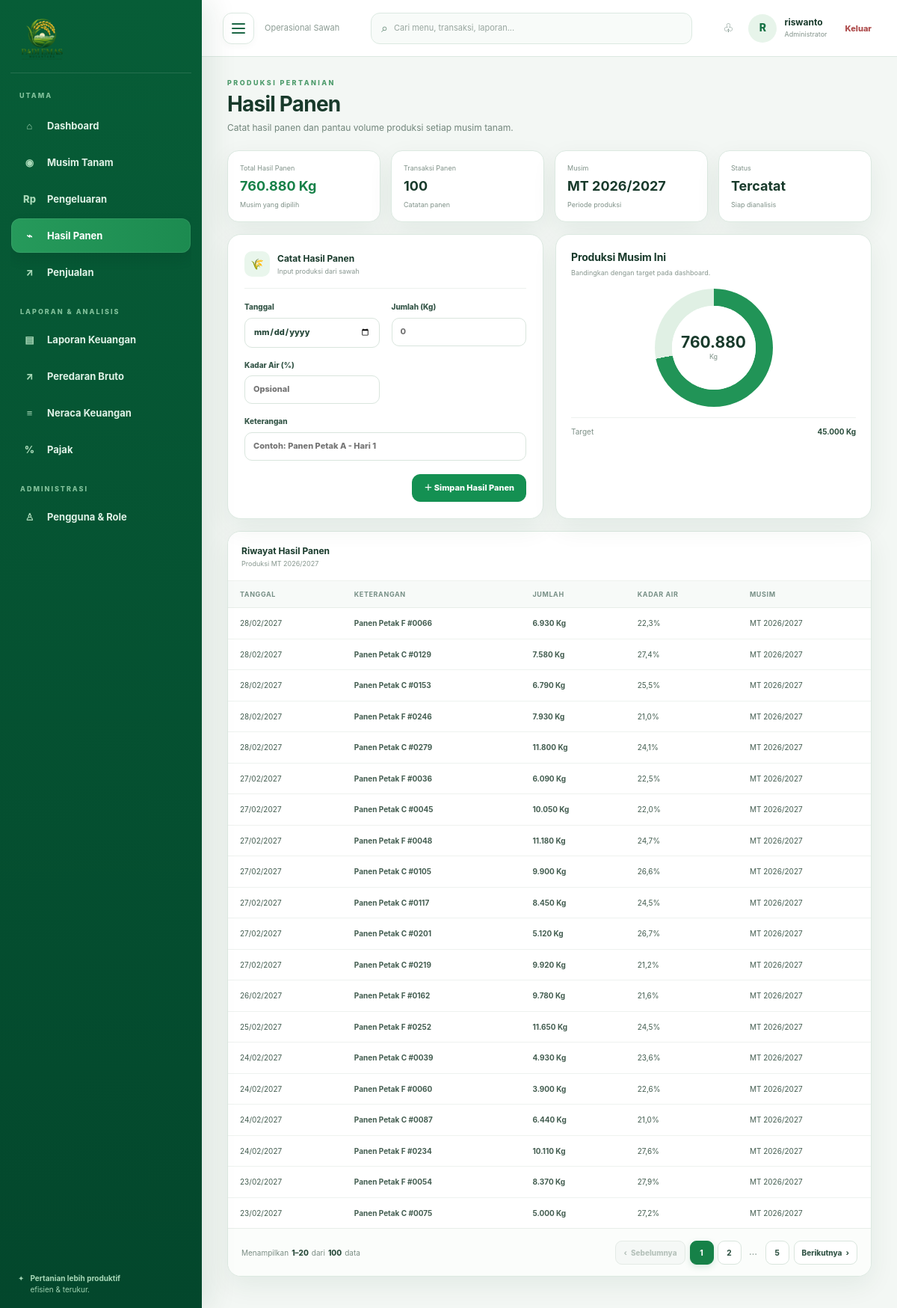
Screenshot of /panen/ (signed in) with the database file from the repository.
### core/models.py (models this page shows, shortened)
class PlantingSeason(models.Model):
    STATUS_CHOICES = [('DRAFT', 'Draft'), ('AKTIF', 'Aktif'), ('SELESAI', 'Selesai')]
    name = models.CharField(max_length=100, unique=True)
    start_date = models.DateField()
    end_date = models.DateField(null=True, blank=True)
    area_ha = models.DecimalField(max_digits=10, decimal_places=2, default=0)
    target_harvest_kg = models.DecimalField(max_digits=12, decimal_places=2, default=0)
    status = models.CharField(max_length=10, choices=STATUS_CHOICES, default='DRAFT')
    notes = models.TextField(blank=True)
    created_at = models.DateTimeField(auto_now_add=True)
    class Meta:
        ordering = ['-start_date']

### harvest/models.py (models this page shows)
class Harvest(models.Model):
    season = models.ForeignKey(PlantingSeason, on_delete=models.PROTECT, related_name="harvest_harvests", null=True, blank=True)
    date=models.DateField()
    description=models.CharField(max_length=255)
    quantity_kg=models.DecimalField(max_digits=12,decimal_places=2)
    moisture=models.DecimalField(max_digits=5,decimal_places=2,null=True,blank=True)
    class Meta: ordering=['-date']

### harvest/views.py (the view, shortened to what this page needs)
# urls.py: urlpatterns=[path('',harvest_list,name='harvest_list')]
@login_required
def harvest_list(request):
    seasons=PlantingSeason.objects.all(); sid=request.GET.get('season') or request.POST.get('season'); season=seasons.filter(pk=sid).first() if sid else seasons.filter(status='AKTIF').first(); qs=Harvest.objects.select_related('season').all(); qs=qs.filter(season=season) if season else qs
    total = qs.aggregate(v=Sum('quantity_kg'))['v'] or 0
    harvest_count = qs.count()
    paginator = Paginator(qs, 20)
    page_obj = paginator.get_page(request.GET.get('page'))
    page_numbers = paginator.get_elided_page_range(page_obj.number, on_each_side=1, on_ends=1)
    return render(request,'harvest/harvest_list.html',{'harvests':page_obj,'page_obj':page_obj,'page_numbers':page_numbers,'seasons':seasons,'season':season,'total':total,'harvest_count':harvest_count})

### core/templatetags/formatting.py (called while the page is built)
def _to_decimal(value):
    if value is None or value == '':
        return None
    try:
        return Decimal(str(value))
    except (InvalidOperation, ValueError, TypeError):
        return None

@register.filter
def angka_id(value):
    number = _to_decimal(value)
    if number is None:
        return '—'
    number = number.quantize(Decimal('1'), rounding=ROUND_HALF_UP)
    return f'{number:,.0f}'.replace(',', '.')

### templates/harvest/harvest_list.html
{% extends 'base.html' %}{% load formatting %}{% block title %}Hasil Panen — Padi Emas Nusantara{% endblock %}{% block content %}<section class="content"><div class="page-head"><div><div class="eyebrow">PRODUKSI PERTANIAN</div><h1>Hasil Panen</h1><p>Catat hasil panen dan pantau volume produksi setiap musim tanam.</p></div></div><div class="report-kpis"><div class="report-kpi success"><span>Total Hasil Panen</span><b>{{ total|angka_id }} Kg</b><small>Musim yang dipilih</small></div><div class="report-kpi"><span>Transaksi Panen</span><b>{{ harvest_count }}</b><small>Catatan panen</small></div><div class="report-kpi"><span>Musim</span><b>{{ season.name|default:'Semua' }}</b><small>Periode produksi</small></div><div class="report-kpi"><span>Status</span><b>Tercatat</b><small>Siap dianalisis</small></div></div><div class="report-grid"><div class="form-card"><div class="form-section-title"><span class="section-icon">🌾</span><div><b>Catat Hasil Panen</b><small>Input produksi dari sawah</small></div></div><form method="post"><input type="hidden" name="season" value="{{ season.pk|default:'' }}">{% csrf_token %}<div class="form-grid"><label>Tanggal<input type="date" name="date" required></label><label>Jumlah (Kg)<input type="number" name="quantity_kg" step="0.01" min="0" required placeholder="0"></label><label>Kadar Air (%)<input type="number" name="moisture" step="0.1" min="0" max="100" placeholder="Opsional"></label><label class="full">Keterangan<input name="description" required placeholder="Contoh: Panen Petak A - Hari 1"></label></div><div class="form-actions"><button class="btn btn-primary">＋ Simpan Hasil Panen</button></div></form></div><div class="panel"><div class="panel-head"><div><h3>Produksi Musim Ini</h3><p>Bandingkan dengan target pada dashboard.</p></div></div><div class="production-circle"><div><b>{{ total|angka_id }}</b><small>Kg</small></div></div><div class="summary-line"><span>Target</span><b>{{ season.target_harvest_kg|angka_id|default:'0' }} Kg</b></div></div></div><div class="table-card"><div class="table-toolbar"><div><b>Riwayat Hasil Panen</b><small>Produksi {{ season.name|default:'semua musim' }}</small></div></div><div class="table-scroll"><table><thead><tr><th>Tanggal</th><th>Keterangan</th><th>Jumlah</th><th>Kadar Air</th><th>Musim</th></tr></thead><tbody>{% for item in harvests %}<tr><td>{{ item.date|date:'d/m/Y' }}</td><td><strong>{{ item.description }}</strong></td><td><strong>{{ item.quantity_kg|angka_id }} Kg</strong></td><td>{% if item.moisture %}{{ item.moisture|floatformat:1 }}%{% else %}—{% endif %}</td><td>{{ item.season.name|default:'—' }}</td></tr>{% empty %}<tr><td colspan="5"><div class="empty">Belum ada hasil panen.</div></td></tr>{% endfor %}</tbody></table></div>{% include 'includes/pagination.html' %}</div></section>{% endblock %}

### templates/base.html (shortened to what this page needs)
{% load static %}
<!doctype html>
<html lang="id">
<head>
<link rel="stylesheet" href="{% static 'css/app.css' %}?v=20260909-12">
</head>
<body>
<div class="app-shell">
<aside class="sidebar">
  <div class="brand">
    <a href="{% url 'dashboard' %}" class="brand-logo-link" aria-label="Padi Emas Nusantara — Dashboard">
      <img class="brand-logo-full" src="{% static 'img/padi-emas-logo.png' %}" alt="Padi Emas Nusantara">
    </a>
  </div>
  <div class="sidebar-section-label">UTAMA</div>
  <nav>
    <a href="{% url 'dashboard' %}" class="nav-item {% if request.path == '/dashboard/' %}active{% endif %}"><span class="nav-ico">⌂</span><span class="nav-text">Dashboard</span></a>
    <a href="{% url 'season_list' %}" class="nav-item {% if '/musim-tanam' in request.path %}active{% endif %}"><span class="nav-ico">◉</span><span class="nav-text">Musim Tanam</span></a>
    <a href="{% url 'expense_list' %}" class="nav-item {% if '/pengeluaran' in request.path %}active{% endif %}"><span class="nav-ico">Rp</span><span class="nav-text">Pengeluaran</span></a>
    <a href="{% url 'harvest_list' %}" class="nav-item {% if '/panen' in request.path %}active{% endif %}"><span class="nav-ico">⌁</span><span class="nav-text">Hasil Panen</span></a>
    <a href="{% url 'sale_list' %}" class="nav-item {% if '/penjualan' in request.path %}active{% endif %}"><span class="nav-ico">↗</span><span class="nav-text">Penjualan</span></a>
    <div class="nav-label">LAPORAN & ANALISIS</div>
    <a href="{% url 'financial_report' %}" class="nav-item {% if request.path == '/pengeluaran/laporan/' %}active{% endif %}"><span class="nav-ico">▤</span><span class="nav-text">Laporan Keuangan</span></a>
    <a href="{% url 'gross_turnover_report' %}" class="nav-item {% if '/peredaran-bruto' in request.path %}active{% endif %}"><span class="nav-ico">↗</span><span class="nav-text">Peredaran Bruto</span></a>
    <a href="{% url 'balance_sheet_report' %}" class="nav-item {% if '/neraca' in request.path %}active{% endif %}"><span class="nav-ico">≡</span><span class="nav-text">Neraca Keuangan</span></a>
    <a href="{% url 'tax_report' %}" class="nav-item {% if '/pajak' in request.path %}active{% endif %}"><span class="nav-ico">%</span><span class="nav-text">Pajak</span></a>
    {% if request.user.is_superuser %}<div class="nav-label">ADMINISTRASI</div><a href="{% url 'user_list' %}" class="nav-item {% if '/pengguna' in request.path %}active{% endif %}"><span class="nav-ico">♙</span><span class="nav-text">Pengguna & Role</span></a>{% endif %}
  </nav>
  <div class="sidebar-footer"><span>✦</span><div><b>Pertanian lebih produktif</b><small>efisien & terukur.</small></div></div>
</aside>
<main class="main">
  <header class="topbar">
    <button class="hamburger" type="button" aria-label="Buka atau tutup sidebar" aria-expanded="true" data-sidebar-toggle><span></span><span></span><span></span></button>
    <div class="breadcrumb"><span>Operasional Sawah</span>{% block breadcrumb %}{% endblock %}</div>
    <div class="search"><span class="search-ico">⌕</span><span>Cari menu, transaksi, laporan...</span></div>
    <div class="top-actions"><button class="icon-button" aria-label="Notifikasi">♧</button><div class="avatar">{{ request.user.username|slice:':1'|upper }}</div><div class="profile-copy"><b>{{ request.user.get_full_name|default:request.user.username }}</b><small>{% if request.user.is_superuser %}Administrator{% else %}{% for g in request.user.groups.all %}{{ g.name }}{% if not forloop.last %} · {% endif %}{% empty %}Pengguna{% endfor %}{% endif %}</small></div><form method="post" action="{% url 'logout' %}">{% csrf_token %}<button class="logout-button">Keluar</button></form></div>
  </header>
  {% block content %}{% endblock %}
</main></div>
</body></html>

### rows the page displays
PlantingSeason: name "MT 2026/2027", target_harvest_kg|angka_id "45.000"
Harvest: date "28/02/2027", description "Panen Petak F #0066", quantity_kg|angka_id "6.930", moisture "22,3", season.name "MT 2026/2027"
Harvest: date "28/02/2027", description "Panen Petak C #0129", quantity_kg|angka_id "7.580", moisture "27,4", season.name "MT 2026/2027"
Harvest: date "28/02/2027", description "Panen Petak C #0153", quantity_kg|angka_id "6.790", moisture "25,5", season.name "MT 2026/2027"
Harvest: date "28/02/2027", description "Panen Petak F #0246", quantity_kg|angka_id "7.930", moisture "21,0", season.name "MT 2026/2027"
Harvest: date "28/02/2027", description "Panen Petak C #0279", quantity_kg|angka_id "11.800", moisture "24,1", season.name "MT 2026/2027"
Harvest: date "27/02/2027", description "Panen Petak F #0036", quantity_kg|angka_id "6.090", moisture "22,5", season.name "MT 2026/2027"
Harvest: date "27/02/2027", description "Panen Petak C #0045", quantity_kg|angka_id "10.050", moisture "22,0", season.name "MT 2026/2027"
Harvest: date "27/02/2027", description "Panen Petak F #0048", quantity_kg|angka_id "11.180", moisture "24,7", season.name "MT 2026/2027"
Harvest: date "27/02/2027", description "Panen Petak C #0105", quantity_kg|angka_id "9.900", moisture "26,6", season.name "MT 2026/2027"
Harvest: date "27/02/2027", description "Panen Petak C #0117", quantity_kg|angka_id "8.450", moisture "24,5", season.name "MT 2026/2027"
Harvest: date "27/02/2027", description "Panen Petak C #0201", quantity_kg|angka_id "5.120", moisture "26,7", season.name "MT 2026/2027"
Harvest: date "27/02/2027", description "Panen Petak C #0219", quantity_kg|angka_id "9.920", moisture "21,2", season.name "MT 2026/2027"
Harvest: date "26/02/2027", description "Panen Petak F #0162", quantity_kg|angka_id "9.780", moisture "21,6", season.name "MT 2026/2027"
Harvest: date "25/02/2027", description "Panen Petak F #0252", quantity_kg|angka_id "11.650", moisture "24,5", season.name "MT 2026/2027"
Harvest: date "24/02/2027", description "Panen Petak C #0039", quantity_kg|angka_id "4.930", moisture "23,6", season.name "MT 2026/2027"
Harvest: date "24/02/2027", description "Panen Petak F #0060", quantity_kg|angka_id "3.900", moisture "22,6", season.name "MT 2026/2027"
Harvest: date "24/02/2027", description "Panen Petak C #0087", quantity_kg|angka_id "6.440", moisture "21,0", season.name "MT 2026/2027"
Harvest: date "24/02/2027", description "Panen Petak F #0234", quantity_kg|angka_id "10.110", moisture "27,6", season.name "MT 2026/2027"
Harvest: date "23/02/2027", description "Panen Petak F #0054", quantity_kg|angka_id "8.370", moisture "27,9", season.name "MT 2026/2027"
Harvest: date "23/02/2027", description "Panen Petak C #0075", quantity_kg|angka_id "5.000", moisture "27,2", season.name "MT 2026/2027"

### other values shown
{{ request.user.username|slice:':1'|upper }} "R"
{{ request.user.get_full_name|default:request.user.username }} "riswanto"
{{ total|angka_id }} "760.880"
{{ harvest_count }} "100"
{{ page_obj.start_index }} "1"
{{ page_obj.end_index }} "20"
{{ page_obj.paginator.count }} "100"
{{ num }} "1"
{{ num }} "2" "5"
